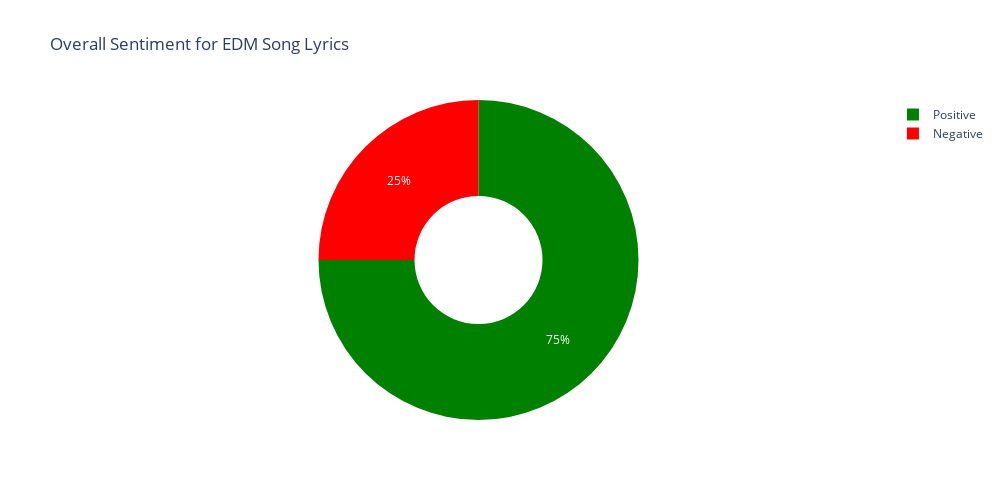

The code cell stored with this chart in its notebook:
### Markdown cell above
### Analyzing Sentiments of Lyrics

### Code cell
# import plotly.express as px
# Plot overall sentiment scores for genre

positives = result_lyrics_df['lyrics_sent'].loc[result_lyrics_df['lyrics_sent'] == 1 ].count()
negatives = result_lyrics_df['lyrics_sent'].loc[result_lyrics_df['lyrics_sent'] == -1 ].count()
index_names = ['Positive', 'Negative']

lyrics_sentiment = pd.DataFrame([positives,negatives], columns = ['Count'])
lyrics_sentiment.index = index_names

EDM_sentiment = px.pie(
    lyrics_sentiment, 
    values = 'Count', 
    names=index_names, 
    hole = 0.4, 
    color_discrete_sequence=["green", "red"],
    width=1000, 
    height = 500,
    title='Overall Sentiment for EDM Song Lyrics'
    )  
EDM_sentiment

### Figure 1 — Plotly figure (JSON) as saved in the notebook; plotly's stock layout.template omitted (floating-point values rounded to 4 significant figures)
{"data": [{"domain": {"x": [0, 1], "y": [0, 1]}, "hole": 0.4, "hovertemplate": "label=%{label}<br>Count=%{value}<extra></extra>", "labels": ["Positive", "Negative"], "legendgroup": "", "name": "", "showlegend": true, "type": "pie", "values": [24, 8]}], "layout": {"height": 500, "legend": {"tracegroupgap": 0}, "piecolorway": ["green", "red"], "title": {"text": "Overall Sentiment for EDM Song Lyrics"}, "width": 1000}}
